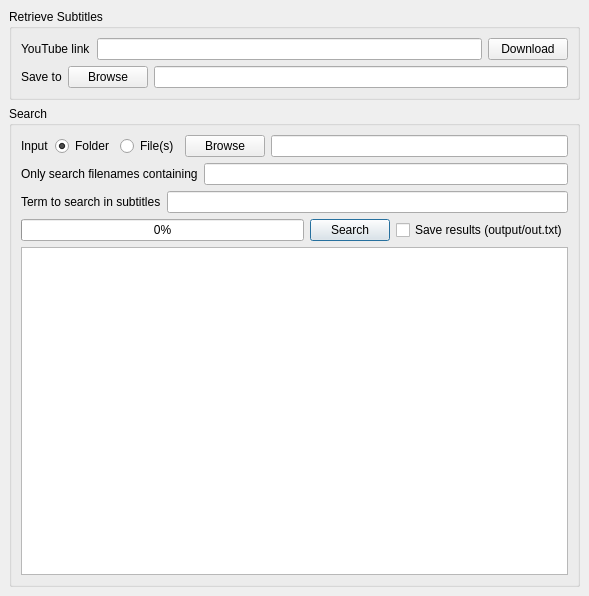
<?xml version="1.0" encoding="UTF-8"?>
<ui version="4.0">
 <class>MainWindow</class>
 <widget class="QMainWindow" name="MainWindow">
  <property name="geometry">
   <rect>
    <x>0</x>
    <y>0</y>
    <width>589</width>
    <height>596</height>
   </rect>
  </property>
  <property name="windowTitle">
   <string>MainWindow</string>
  </property>
  <widget class="QWidget" name="centralwidget">
   <layout class="QVBoxLayout" name="verticalLayout_2">
    <item>
     <widget class="QGroupBox" name="groupBox_3">
      <property name="title">
       <string>Retrieve Subtitles</string>
      </property>
      <layout class="QVBoxLayout" name="verticalLayout_5">
       <item>
        <layout class="QVBoxLayout" name="verticalLayout_4">
         <item>
          <layout class="QHBoxLayout" name="horizontalLayout_7">
           <item>
            <widget class="QLabel" name="label_3">
             <property name="text">
              <string>YouTube link</string>
             </property>
            </widget>
           </item>
           <item>
            <widget class="QLineEdit" name="lineEdit_link"/>
           </item>
           <item>
            <widget class="QPushButton" name="pushButton_4">
             <property name="sizePolicy">
              <sizepolicy hsizetype="Fixed" vsizetype="Fixed">
               <horstretch>0</horstretch>
               <verstretch>0</verstretch>
              </sizepolicy>
             </property>
             <property name="text">
              <string>Download</string>
             </property>
             <property name="autoDefault">
              <bool>false</bool>
             </property>
            </widget>
           </item>
          </layout>
         </item>
        </layout>
       </item>
       <item>
        <layout class="QHBoxLayout" name="horizontalLayout_8">
         <property name="topMargin">
          <number>0</number>
         </property>
         <item>
          <widget class="QLabel" name="label_4">
           <property name="text">
            <string>Save to</string>
           </property>
          </widget>
         </item>
         <item>
          <widget class="QPushButton" name="pushButton_3">
           <property name="sizePolicy">
            <sizepolicy hsizetype="Fixed" vsizetype="Fixed">
             <horstretch>0</horstretch>
             <verstretch>0</verstretch>
            </sizepolicy>
           </property>
           <property name="text">
            <string>Browse</string>
           </property>
          </widget>
         </item>
         <item>
          <widget class="QLineEdit" name="lineEdit_downloadSubPath">
           <property name="readOnly">
            <bool>true</bool>
           </property>
          </widget>
         </item>
        </layout>
       </item>
      </layout>
     </widget>
    </item>
    <item>
     <widget class="QGroupBox" name="groupBox_2">
      <property name="title">
       <string>Search</string>
      </property>
      <layout class="QVBoxLayout" name="verticalLayout_3">
       <item>
        <layout class="QHBoxLayout" name="horizontalLayout_3">
         <item>
          <widget class="QLabel" name="label_5">
           <property name="text">
            <string>Input</string>
           </property>
          </widget>
         </item>
         <item>
          <widget class="QRadioButton" name="radioButton_folder">
           <property name="sizePolicy">
            <sizepolicy hsizetype="Minimum" vsizetype="Fixed">
             <horstretch>0</horstretch>
             <verstretch>0</verstretch>
            </sizepolicy>
           </property>
           <property name="text">
            <string>Folder</string>
           </property>
           <property name="checked">
            <bool>true</bool>
           </property>
           <attribute name="buttonGroup">
            <string notr="true">buttonGroup</string>
           </attribute>
          </widget>
         </item>
         <item>
          <widget class="QRadioButton" name="radioButton_file">
           <property name="sizePolicy">
            <sizepolicy hsizetype="Minimum" vsizetype="Fixed">
             <horstretch>0</horstretch>
             <verstretch>0</verstretch>
            </sizepolicy>
           </property>
           <property name="text">
            <string>File(s)</string>
           </property>
           <property name="checked">
            <bool>false</bool>
           </property>
           <attribute name="buttonGroup">
            <string notr="true">buttonGroup</string>
           </attribute>
          </widget>
         </item>
         <item>
          <widget class="QPushButton" name="pushButton_2">
           <property name="sizePolicy">
            <sizepolicy hsizetype="Fixed" vsizetype="Fixed">
             <horstretch>0</horstretch>
             <verstretch>0</verstretch>
            </sizepolicy>
           </property>
           <property name="text">
            <string>Browse</string>
           </property>
          </widget>
         </item>
         <item>
          <widget class="QLineEdit" name="lineEdit_filePath">
           <property name="readOnly">
            <bool>true</bool>
           </property>
          </widget>
         </item>
        </layout>
       </item>
       <item>
        <layout class="QHBoxLayout" name="horizontalLayout_2">
         <item>
          <widget class="QLabel" name="label_2">
           <property name="text">
            <string>Only search filenames containing</string>
           </property>
          </widget>
         </item>
         <item>
          <widget class="QLineEdit" name="lineEdit_fileFilter"/>
         </item>
        </layout>
       </item>
       <item>
        <layout class="QHBoxLayout" name="horizontalLayout">
         <item>
          <widget class="QLabel" name="label">
           <property name="text">
            <string>Term to search in subtitles</string>
           </property>
          </widget>
         </item>
         <item>
          <widget class="QLineEdit" name="lineEdit_term"/>
         </item>
        </layout>
       </item>
       <item>
        <layout class="QHBoxLayout" name="horizontalLayout_9">
         <property name="topMargin">
          <number>0</number>
         </property>
         <item>
          <widget class="QProgressBar" name="progressBar">
           <property name="enabled">
            <bool>true</bool>
           </property>
           <property name="maximum">
            <number>100</number>
           </property>
           <property name="value">
            <number>0</number>
           </property>
          </widget>
         </item>
         <item>
          <widget class="QPushButton" name="pushButton">
           <property name="sizePolicy">
            <sizepolicy hsizetype="Fixed" vsizetype="Fixed">
             <horstretch>0</horstretch>
             <verstretch>0</verstretch>
            </sizepolicy>
           </property>
           <property name="text">
            <string>Search</string>
           </property>
           <property name="autoDefault">
            <bool>false</bool>
           </property>
           <property name="default">
            <bool>true</bool>
           </property>
          </widget>
         </item>
         <item>
          <widget class="QCheckBox" name="checkBox">
           <property name="text">
            <string>Save results (output/out.txt)</string>
           </property>
          </widget>
         </item>
        </layout>
       </item>
       <item>
        <widget class="QTextBrowser" name="textBrowser">
         <property name="html">
          <string>&lt;!DOCTYPE HTML PUBLIC &quot;-//W3C//DTD HTML 4.0//EN&quot; &quot;http://www.w3.org/TR/REC-html40/strict.dtd&quot;&gt;
&lt;html&gt;&lt;head&gt;&lt;meta name=&quot;qrichtext&quot; content=&quot;1&quot; /&gt;&lt;meta charset=&quot;utf-8&quot; /&gt;&lt;style type=&quot;text/css&quot;&gt;
p, li { white-space: pre-wrap; }
&lt;/style&gt;&lt;/head&gt;&lt;body style=&quot; font-family:'Segoe UI'; font-size:9pt; font-weight:400; font-style:normal;&quot;&gt;
&lt;p style=&quot;-qt-paragraph-type:empty; margin-top:0px; margin-bottom:0px; margin-left:0px; margin-right:0px; -qt-block-indent:0; text-indent:0px; font-family:'MS Shell Dlg 2'; font-size:7.8pt;&quot;&gt;&lt;br /&gt;&lt;/p&gt;&lt;/body&gt;&lt;/html&gt;</string>
         </property>
         <property name="openExternalLinks">
          <bool>true</bool>
         </property>
        </widget>
       </item>
      </layout>
     </widget>
    </item>
   </layout>
  </widget>
 </widget>
 <resources/>
 <connections/>
 <buttongroups>
  <buttongroup name="buttonGroup"/>
 </buttongroups>
</ui>
